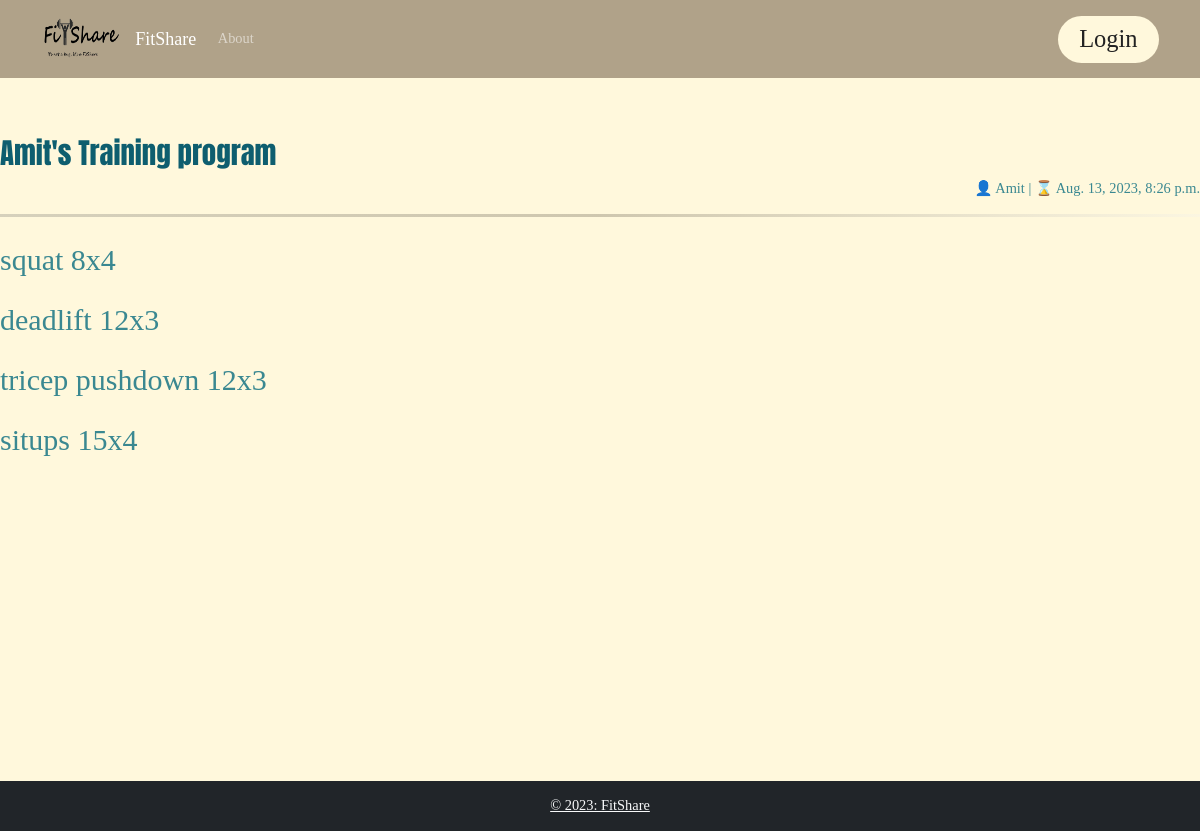
The app's page /show_program/12 with its own data.
### fitShareApp/models.py (models this page shows, shortened)
class Training_Program(models.Model):
    user_id = models.ForeignKey(User, on_delete=models.CASCADE)
    excercises = models.ManyToManyField(Exercise)
    date = models.DateTimeField(default=timezone.now)
    def __str__(self):
        return f"{self.user_id.name}'s Training program"

class User(models.Model):
    user1 = models.OneToOneField(Custom_user, on_delete=models.CASCADE, null=True)
    name = models.CharField(max_length=100)
    password = models.CharField(max_length=70)
    gender = models.CharField(max_length=20)
    weight = models.CharField(max_length=100)
    height = models.CharField(max_length=100)
    email = models.EmailField(max_length=150, unique=True)

class Exercise(models.Model):
    name = models.CharField(max_length = 150, unique=False)
    sets = models.IntegerField()
    reps = models.IntegerField()
    def __str__(self):
        return f"{self.name} {self.reps}x{self.sets}"

### fitShareApp/views.py (the view)
# urls.py: path('show_program/<str:program_pk>', views.show_program, name="show_program"),
def show_program(request, program_pk):
    try:
        program = Training_Program.objects.get(pk=program_pk)
    except ObjectDoesNotExist:
        raise Http404()
    return render(request, 'show_training_program.html', {'program': program})

### fitShareApp/templates/show_training_program.html
{% extends "base.html" %}
{% load static %}
{% block content %}
<head>
    <link rel="stylesheet" type="text/css" href="{% static 'css/show_training_program.css' %}">
</head>
<main>
    <program>
        <header>
            <h2>{{program}}</h2>
            <div class="footer">
                <p class="nickname"> &#128100; {{program.user_id.name}} | &#8987; {{program.date}} </p>
            </div>
            <hr>
            <div class="exercises">
                {% for exercise in program.excercises.all %}
                    <p class="exercise">{{ exercise }}</p>
                {% endfor %}
            </div>
        </header>
    </program>
</main>
{% endblock %}

### fitShareApp/static/css/base.css (style rules this page uses)
html { font-size: 90%; box-sizing: border-box; }
body { background: #FFF8DC; font-family: "Zilla Slab", serif; }
main { min-height: 78.8vh; }
h2 { font-family: "Anton", sans-serif; color: #0e5e6f; }
p { color: #3a8891; }

### fitShareApp/static/css/show_training_program.css (style rules this page uses)
program { max-width: 70%; margin: 0 auto; }
header { min-height: 40vh; }
.footer { display: flex; justify-content: flex-end; align-items: flex-end; gap: 1rem; }
.footer > * { margin: 0px 0px 0px; }
hr { border: 0; height: 3px; background-image: -webkit-linear-gradient(left, #5b5b5b, #3c3326, #f0f0f0); background-image: -moz-linear-gradient(left, #5b5b5b, #3c3326, #f0f0f0); background-image: -ms-linear-gradient(left, #5b5b5b, #3c3326, #f0f0f0); background-image: -o-linear-gradient(left, #5b5b5b, #3c3326, #f0f0f0); }
.nickname { justify-self: flex-start; }
.exercises { margin-top: 20px; }
.exercise { font-size: 30px; margin: 15px 0; }

### records on screen
Training_Program: user_id.name "Amit's Training program", user_id.name "Amit", date "Aug. 13, 2023, 8:26 p.m."
Exercise: name+reps+sets "squat 8x4"
Exercise: name+reps+sets "deadlift 12x3"
Exercise: name+reps+sets "tricep pushdown 12x3"
Exercise: name+reps+sets "situps 15x4"
